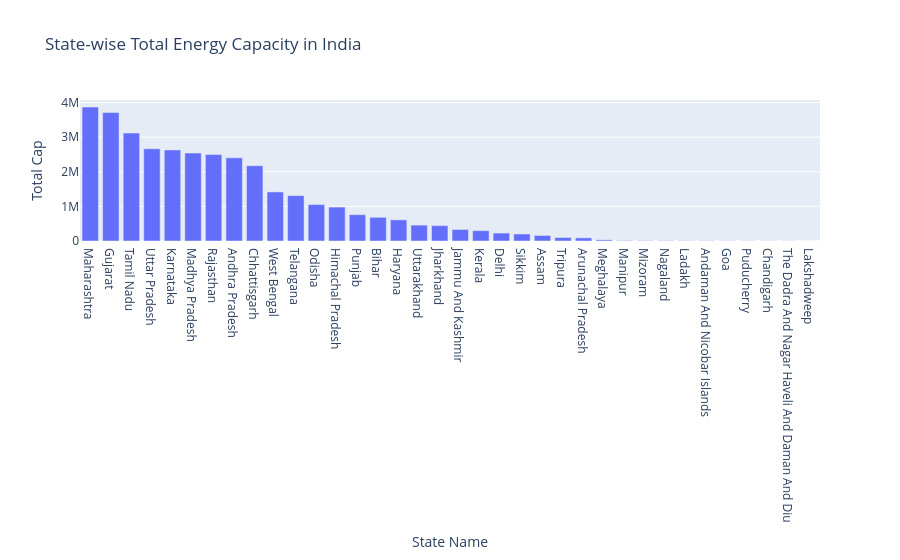

Write notebook code for a chart like this one.
### Markdown cell above
The bar chart shows the state-wise total energy capacity in India.

### Code cell
top_states = cp.groupby('State Name')['Total Cap'].sum().reset_index()

fig = px.bar(
    top_states.sort_values(by='Total Cap', ascending=False),
    x='State Name',
    y='Total Cap',
    title='State-wise Total Energy Capacity in India',
)

fig.show()

### Figure 1 — Plotly figure (JSON) as saved in the notebook; plotly's stock layout.template omitted (floating-point values rounded to 4 significant figures)
{"data": [{"hovertemplate": "State Name=%{x}<br>Total Cap=%{y}<extra></extra>", "legendgroup": "", "marker": {"color": "#636efa", "pattern": {"shape": ""}}, "name": "", "orientation": "v", "showlegend": false, "textposition": "auto", "type": "bar", "x": ["Maharashtra", "Gujarat", "Tamil Nadu", "Uttar Pradesh", "Karnataka", "Madhya Pradesh", "Rajasthan", "Andhra Pradesh", "Chhattisgarh", "West Bengal", "Telangana", "Odisha", "Himachal Pradesh", "Punjab", "Bihar", "Haryana", "Uttarakhand", "Jharkhand", "Jammu And Kashmir", "Kerala", "Delhi", "Sikkim", "Assam", "Tripura", "Arunachal Pradesh", "Meghalaya", "Manipur", "Mizoram", "Nagaland", "Ladakh", "Andaman And Nicobar Islands", "Goa", "Puducherry", "Chandigarh", "The Dadra And Nagar Haveli And Daman And Diu", "Lakshadweep"], "xaxis": "x", "y": [3870000.0, 3713000.0, 3120000.0, 2664000.0, 2632000.0, 2542000.0, 2498000.0, 2403000.0, 2176000.0, 1418000.0, 1310000.0, 1054000.0, 980300.0, 760200.0, 684500.0, 610900.0, 458800.0, 445600.0, 334000.0, 297500.0, 229200.0, 203200.0, 159700.0, 100800.0, 91110.0, 33720.0, 13780.0, 9814.0, 9645.0, 7724.0, 7648.0, 5941.0, 4755.0, 4381.0, 3244.0, 988.4], "yaxis": "y"}], "layout": {"barmode": "relative", "legend": {"tracegroupgap": 0}, "title": {"text": "State-wise Total Energy Capacity in India"}, "xaxis": {"anchor": "y", "domain": [0, 1], "title": {"text": "State Name"}}, "yaxis": {"anchor": "x", "domain": [0, 1], "title": {"text": "Total Cap"}}}}
